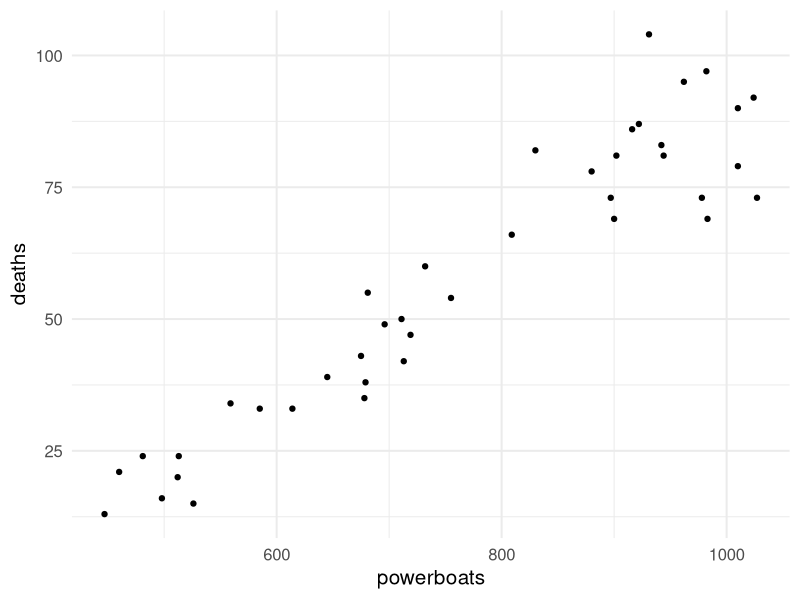

Generate this figure with R: (Note: this script raises an error after producing the figure.)
## ---- chunk 1
library(knitr) # for include_graphics() 
library(dplyr)
library(forcats)
library(readr)
library(ggplot2)
library(broom) 
library(tidyr)
library(ggplot2)
library(tibble)
## ---- chunk 2
mana_data <- read_csv("Ch03_Manatee-deaths.csv")
head(mana_data)
mana_scatter <- ggplot(data = mana_data, aes(x = powerboats, y = deaths)) + 
  geom_point() + theme_minimal(base_size = 15)
## ---- chunk 3
mana_scatter
## ---- chunk 4
mana_cor <- mana_data %>% 
  summarize(corr_mana = cor(powerboats, deaths))
mana_cor
## ---- chunk 5
mana_lm <- lm(deaths ~ powerboats, mana_data)
# we use the package broom to look at the output of the linear model
tidy(mana_lm) 
## ---- chunk 6
tidy(mana_lm)
## ---- chunk 7
glance(mana_lm)
## ---- chunk 8
mana_cor <- mana_data %>% 
  summarize(corr_mana = cor(powerboats, deaths))
mana_cor
glance(mana_lm)
## ---- chunk 9
knitr::include_graphics("Ch23_Fitted-vs-resid.JPG")
## ---- chunk 10
library(broom)
library(ggplot2)
library(dplyr)
library(tidyr)

# students, don't worry about the code in the next six lines.
# I will provide the required code later in the slides.
set.seed(123)
x <- seq(1, 10, length.out = 60)
y <- 12 + 2.5 * x + rnorm(n = 60, mean = 0, sd = 2)
dat1 <- data.frame(x, y)

lm1 <- lm(y~x, data = dat1)
augmented_dat1 <- augment(lm1)

## Fitted model
plot1 <- ggplot(augmented_dat1, aes(x, y)) +
  geom_smooth(method = "lm", se = F) +
  geom_point() +
  geom_segment(aes(xend = x, yend = .fitted), lty = 2) +
  theme_minimal(base_size = 15) +
  labs(title = "(a) Scatter plot") 

# QQ plot
plot2 <- ggplot(augmented_dat1, aes(sample = .resid)) + 
  geom_qq() + 
  geom_qq_line() +
  theme_minimal(base_size = 15) +
  labs(y = "Residuals", x = "Theoretical quantiles", title = "(b) QQplot") 

## Fitted vs. residuals
plot3 <-ggplot(augmented_dat1, aes(y = .resid, x = .fitted)) + 
  geom_point() + 
  theme_minimal(base_size = 15) +
  geom_hline(aes(yintercept = 0)) +
  labs(y = "Residuals", x = "Fitted values", title = "(c) Fitted vs. residuals") 

## Amount explained
reshape <- augmented_dat1 %>% select(.resid, y) %>%
  gather(key = "type", value = "value", y, .resid)

plot4 <- ggplot(reshape, aes(y = value)) + 
  geom_boxplot(aes(fill = type)) +
  labs(title = "(d) Amount explained") +
  theme_minimal(base_size = 15) 

library(patchwork)
plot1 + plot2 + plot3 + plot4 + plot_layout(nrow = 2) + 
  plot_annotation(caption = "A good fit to the data")
## ---- chunk 11
x2 <- seq(1, 10, length.out = 60)
y2 <- 12 + 2.5 * x2 + 1.2 * x2^2 + rnorm(n = 60, mean = 0, sd = 3) #the linearity assumption is violated
dat2 <- data.frame(x2, y2)

lm2 <- lm(y2 ~ x2, data = dat2)
augmented_dat2 <- augment(lm2)

## Fitted model
plot1_2 <- ggplot(augmented_dat2, aes(x2, y2)) +
  geom_smooth(method = "lm", se = F) +
  geom_point() +
  geom_segment(aes(xend = x2, yend = .fitted), lty = 2) +
  theme_minimal(base_size = 15) +
  labs(title = "(a) Scatter plot") 

# QQ plot
plot2_2 <- ggplot(augmented_dat2, aes(sample = .resid)) + 
  geom_qq() + 
  geom_qq_line() +
  theme_minimal(base_size = 15) +
  labs(y = "Residuals", x = "Theoretical quantiles", title = "(b) QQplot")

## Fitted vs. residuals
plot3_2 <-ggplot(augmented_dat2, aes(y = .resid, x = .fitted)) + 
  geom_point() + 
  theme_minimal(base_size = 15) +
  geom_hline(aes(yintercept = 0)) +
  labs(y = "Residuals", x = "Fitted values", title = "(c) Fitted vs. residuals")

## Amount explained
reshape_2 <- augmented_dat2 %>% select(.resid, y2) %>%
  gather(key = "type", value = "value", y2, .resid)

plot4_2 <- ggplot(reshape_2, aes(y = value)) + 
  geom_boxplot(aes(fill = type)) +
  theme_minimal(base_size = 15) +
  labs(title = "(d) Amount explained") 

plot1_2 + plot2_2 + plot3_2 + plot4_2 + plot_layout(nrow = 2) + 
  plot_annotation(caption = "The linear systematic assumption does not hold")
## ---- chunk 12
x3 <- seq(1, 10, length.out = 60)
y3 <- 12 + 2.5 * x3 + rnorm(n = 60, mean = 0, sd = 2*x3) #the constant variance assumption is violated
dat3 <- data.frame(x3, y3)

lm3 <- lm(y3 ~ x3, data = dat3)
augmented_dat3 <- augment(lm3)


## Fitted model
plot1_3 <- ggplot(augmented_dat3, aes(x3, y3)) +
  geom_smooth(method = "lm", se = F) +
  geom_point() +
  geom_segment(aes(xend = x3, yend = .fitted), lty = 2) +
  theme_minimal(base_size = 15) +
  labs(title = "(a) Scatter plot")

# QQ plot
plot2_3 <- ggplot(augmented_dat3, aes(sample = .resid)) + 
  geom_qq() + 
  geom_qq_line() +
  theme_minimal(base_size = 15) +
  labs(y = "Residuals", x = "Theoretical quantiles", title = "(b) QQplot")

## Fitted vs. residuals
plot3_3 <-ggplot(augmented_dat3, aes(y = .resid, x = .fitted)) + 
  geom_point() + 
  theme_minimal(base_size = 15) +
  geom_hline(aes(yintercept = 0)) +
  labs(y = "Residuals", x = "Fitted values", title = "(c) Fitted vs. residuals") 

## Amount explained
reshape_3 <- augmented_dat3 %>% select(.resid, y3) %>%
  gather(key = "type", value = "value", y3, .resid)

plot4_3 <- ggplot(reshape_3, aes(y = value)) + 
  geom_boxplot(aes(fill = type)) +
  theme_minimal(base_size = 15) +
  labs(title = "(d) Amount explained")

plot1_3 + plot2_3 + plot3_3 + plot4_3 + plot_layout(nrow = 2) + 
  plot_annotation(caption = "The constant variance assumption does not hold")
## ---- chunk 13
library(tibble)

frog_data <- tibble(id = 1:20,
       temp = c(19, 21, 22, 22, 23, 23, 23, 23, 23, 
                24, 24, 24, 24,
                25, 25, 25, 25, 26, 26, 27),
       freq = c(38, 42, 45, 45, 41, 45, 48, 50, 53, 51, 48, 53, 47,
                53, 49, 56, 53, 55, 55, 54))
## ---- chunk 14
ggplot(frog_data, aes(x = temp, y = freq)) +
  geom_point() +
  theme_minimal(base_size = 15) +
  labs(x = "Temperature (Celcius)", y = "Frequency of mating calls")
## ---- chunk 15
frog_lm <- lm(formula = freq ~ temp, data = frog_data)
tidy(frog_lm)
glance(frog_lm)
## ---- chunk 16
frog_lm_augment <- augment(frog_lm)
## ---- chunk 17
 frog_resid<- ggplot(frog_lm_augment, aes(temp, freq)) +
  geom_smooth(method = "lm", se = F) +
  geom_point(alpha = 0.5) +
  geom_segment(aes(xend = temp, yend = .fitted), lty = 2, alpha = 0.5) +
  theme_minimal(base_size = 15) +
  labs(title = "(a) Scatter plot")
## ---- chunk 18
frog_resid
## ---- chunk 19
# QQ plot
  frog_qq<-ggplot(frog_lm_augment, aes(sample = .resid)) + 
  geom_qq() + 
  geom_qq_line() +
  theme_minimal(base_size = 15) +
  labs(y = "Residuals", x = "Theoretical quantiles", title = "(b) QQplot")

## ---- chunk 20
# QQ plot
  frog_qq
## ---- chunk 21
## Fitted vs. residuals
  frog_fitresid<-ggplot(frog_lm_augment, aes(y = .resid, x = .fitted)) + 
  geom_point() + 
  theme_minimal(base_size = 15) +
  geom_hline(aes(yintercept = 0)) +
  labs(y = "Residuals", x = "Fitted values", title = "(c) Fitted vs. residuals") 

## ---- chunk 22
## Fitted vs. residuals
  frog_fitresid
## ---- chunk 23
## Amount explained
frog_gather <- frog_lm_augment %>% select(freq, .resid) %>%
  gather(key = "type", value = "value", freq, .resid)

frog_expl<-ggplot(frog_gather, aes(y = value)) + 
  geom_boxplot(aes(fill = type)) +
  theme_minimal(base_size = 15) +
  labs(title = "(d) Amount explained")
## ---- chunk 24
frog_expl
## ---- chunk 25
glance(frog_lm) 
## ---- chunk 26
frog_lm_augment %>% summarise(min_resid = min(.resid),
                            q25_resid = quantile(.resid, 0.25),
                            mean_resid = mean(.resid),
                            q75_resid = quantile(.resid, 0.75),
                            max_resid = max(.resid))
## ---- chunk 27
ggplot(frog_data, aes(x = temp, y = freq)) +
  theme_minimal(base_size = 15) +
  labs(x = "Temperature (Celcius)", y = "Frequency of mating calls") + 
  geom_hline(aes(yintercept = 47), col = "red") +
  geom_text(aes(x = 20, y = 48), label = "Null hypothesis slope", col = "red", check_overlap = T) +
  geom_smooth(method = "lm", se = F) +
  geom_text(aes(x = 20, y = 43), label = "Estimated slope", col = "blue", check_overlap = T) +
  geom_point()
## ---- chunk 28
tidy(frog_lm)
## ---- chunk 29
pt(q = 6.7211302, df = 18, lower.tail = F)*2
## ---- chunk 30
t_star<-qt(p = 0.975, df = 18)
t_star
## ---- chunk 31
ggplot(frog_data, aes(x = temp, y = freq)) +
  theme_minimal(base_size = 15) +
  labs(x = "Temperature (Celcius)", y = "Frequency of mating calls") + 
  geom_smooth(method = "lm", se = F) +
  geom_vline(aes(xintercept = 21), col = "orange", lty = 2)+
  geom_point(aes(x = 21, y = 42.8), col = "orange") +
  geom_point()
## ---- chunk 32
# specify the value of the explanatory variable for which you want the prediction:
newdata = data.frame(temp = 21) 

# use `predict()` to make prediction and confidence intervals
prediction_interval <- predict(frog_lm, newdata, interval = "predict")
prediction_interval

confidence_interval <- predict(frog_lm, newdata, interval = "confidence")
confidence_interval
## ---- chunk 33
plot_a <- ggplot(frog_data, aes(x = temp, y = freq)) +
  theme_minimal(base_size = 15) +
  labs(x = "Temperature (Celcius)", y = "Frequency of mating calls") + 
  geom_smooth(method = "lm", se = F) +
  geom_point(aes(x = 21, y = 42.8), col = "orange", size = 3, pch = 4) +
  geom_segment(aes(x = 21, xend = 21, y = 40.38472, yend = 45.12887), col = "red") + # confidence interval
  geom_point() + 
  labs(title = "95% Confidence Interval") 

plot_b <- ggplot(frog_data, aes(x = temp, y = freq)) +
  theme_minimal(base_size = 15) +
  labs(x = "Temperature (Celcius)", y = "Frequency of mating calls") + 
  geom_smooth(method = "lm", se = F) +
  geom_point(aes(x = 21, y = 42.8), col = "orange", size = 3, pch = 4) +
  geom_segment(aes(x = 21, xend = 21, y = 36.37187, yend = 49.1473), col = "orange", alpha = 0.4) + # prediction interval
  geom_point() + 
  labs(title = "95% Prediction Interval") 

library(patchwork)

plot_a + plot_b + plot_layout()
